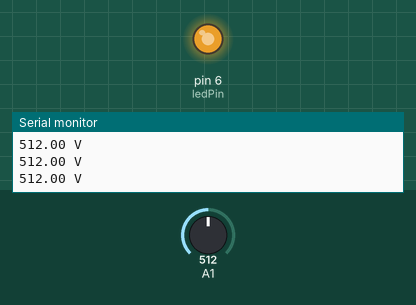
Simulated run of this sketch. Board: Arduino Uno, built with avr-gcc and run on an emulated ATmega328P. On the bench: output pins drawn as LEDs (lit = HIGH), the last lines printed to the serial monitor. The test bench sets the inputs (shaded band); at power-on: A1 = 512.

Above: at 1.2 s.
1.3 s: A1 set to 0
At 2.0 s:
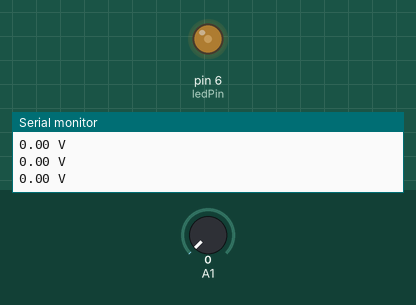
2.8 s: A1 set to 716
At 3.2 s:
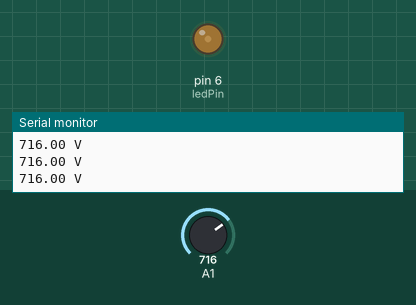
4.3 s: A1 set to 1023
At 5.2 s:
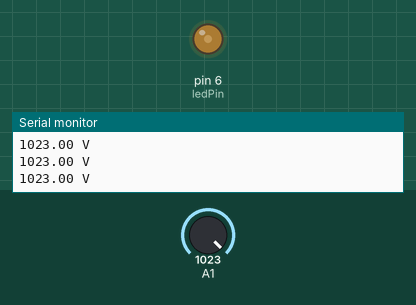
Timing chart, 0 to 7.3 s (numbered marks = the images above; inputs shaded):
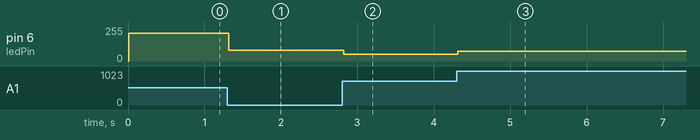

The sketch:

sketch_mar25a.ino
```cpp
/*
   通过电位器改变LED灯亮度
*/

int ledPin = 6;

int readValue = 0; //保存读到的模拟值
int ledValue = 0;  //保存LED灯占空比

void setup()
{
  Serial.begin(9600);
  pinMode(ledPin, OUTPUT);     //数字口要选择带~号的具有pwm功能的输出口
}

void loop()
{
  readValue = analogRead(A1);     //读取A0模拟口的数值（0-5V 对应 0-1204取值）
  float volt = readValue;
  Serial.print(volt); //串口输出电压值
  Serial.println(" V"); //输出单位，并且换行
  delay(10);
  ledValue = map(readValue, 885, 945, 0, 255); //将0到1024之间的数据映射成0到255之间的数据
  analogWrite(ledPin, ledValue);   //PWM最大取值255
}
```

Measured:
- after the input at 1.3 s, pin 6 (ledPin): 207/255 → 79/255 at once
- after the input at 2.8 s, pin 6 (ledPin): 79/255 → 50/255 at once
- after the input at 4.3 s, pin 6 (ledPin): 50/255 → 74/255 at once
